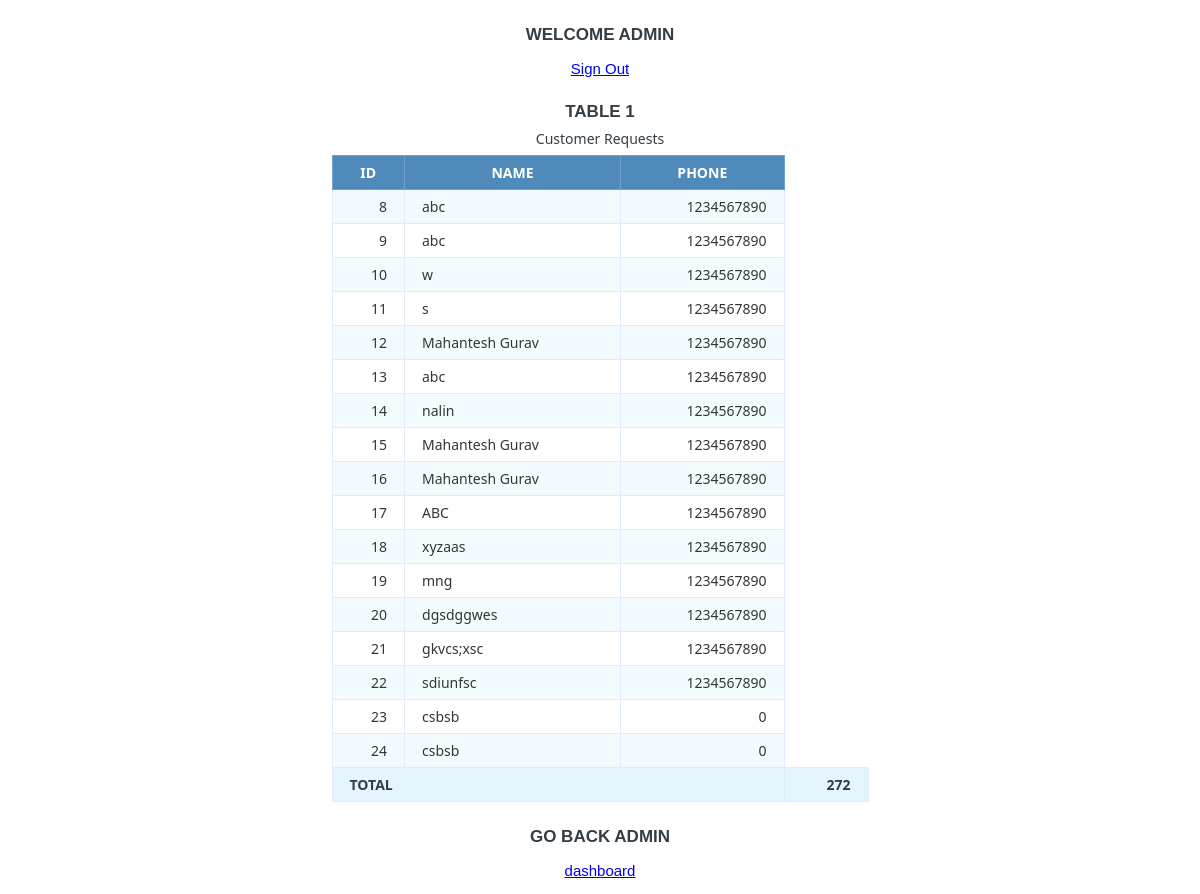
Screenshot of /name-number.php (signed in) with the database file from the repository.
### tables this page shows
CREATE TABLE `Request` (
  `ID` int(11) NOT NULL,
  `date` timestamp NOT NULL DEFAULT '0000-00-00 00:00:00' ON UPDATE CURRENT_TIMESTAMP,
  `name` text NOT NULL,
  `email` text NOT NULL,
  `phone` decimal(10,0) NOT NULL,
  `subject` text NOT NULL,
  `message` text NOT NULL
);

### session.php (called while the page is built, shortened)
<?php
   include('config.php');
   $user_check = $_SESSION['login_user'];
   $ses_sql = mysqli_query($db,"select username from Login where username = '$user_check' ");
   $row = mysqli_fetch_array($ses_sql,MYSQLI_ASSOC);
   $login_session = $row['username'];
?>

### name-number.php (the view, shortened to what this page needs)
<?php
$db_host = 'localhost';
$db_user = 'vmnandan_orangus';
$db_pass = 'M@h@nt3sh';
$db_name = 'vmnandan_Orangus';
$conn = mysqli_connect($db_host, $db_user, $db_pass, $db_name);
$sql = 'SELECT ID, name, phone FROM Request';
$query = mysqli_query($conn, $sql);
?>
<?php
   include('session.php');
?>
<html>
<head>
</head>
<body>
<div class="jumbotron">
      <h1>Welcome <?php echo $login_session; ?></h1>
      <p><center><a href = "logout.php">Sign Out</a></center></p>
</div>
	<h1>Table 1</h1>
	<table class="data-table">
		<caption class="title">Customer Requests</caption>
		<thead>
			<tr>
				<th>ID</th>
				<th>NAME</th>
				<th>PHONE</th>
			</tr>
		</thead>
		<tbody>
		<?php
		$total 	= 0;
		while ($row = mysqli_fetch_array($query))
		{
			echo '<tr>
					<td>'.$row['ID'].'</td>
					<td>'.$row['name'].'</td>
					<td>'.$row['phone'].'</td>
				</tr>';
			$total += $row['ID'];
		}?>
		</tbody>
		<tfoot>
			<tr>
				<th colspan="4">TOTAL</th>
				<th><?=number_format($total)?></th>
			</tr>
		</tfoot>
	</table>
	<div class="jumbotron">
        <h1>Go Back <?php echo $login_session; ?></h1>
        <p><center><a href = "welcome.php">dashboard</a></center></p>
                        </div>
</body>
</html>

### name-number.php (style rules this page uses)
body { font-size: 15px; color: #343d44; font-family: "segoe-ui", "open-sans", tahoma, arial; padding: 0; margin: 0; }
table { margin: auto; font-family: "Lucida Sans Unicode", "Lucida Grande", "Segoe Ui"; font-size: 12px; }
h1 { margin: 25px auto 0; text-align: center; text-transform: uppercase; font-size: 17px; }
table td { transition: all .5s; }
.data-table { border-collapse: collapse; font-size: 14px; min-width: 537px; }
.data-table th, .data-table td { border: 1px solid #e1edff; padding: 7px 17px; }
.data-table caption { margin: 7px; }
.data-table thead th { background-color: #508abb; color: #FFFFFF; border-color: #6ea1cc !important; text-transform: uppercase; }
.data-table tbody td { color: #353535; }
.data-table tbody td:first-child, .data-table tbody td:nth-child(4), .data-table tbody td:last-child { text-align: right; }
.data-table tbody tr:nth-child(odd) td { background-color: #f4fbff; }
.data-table tfoot th { background-color: #e5f5ff; text-align: right; }
.data-table tfoot th:first-child { text-align: left; }

### rows the page displays
request: ID "8", name "abc", phone "1234567890"
request: ID "9", name "abc", phone "1234567890"
request: ID "10", name "w", phone "1234567890"
request: ID "11", name "s", phone "1234567890"
request: ID "12", name "Mahantesh Gurav", phone "1234567890"
request: ID "13", name "abc", phone "1234567890"
request: ID "14", name "nalin", phone "1234567890"
request: ID "15", name "Mahantesh Gurav", phone "1234567890"
request: ID "16", name "Mahantesh Gurav", phone "1234567890"
request: ID "17", name "ABC", phone "1234567890"
request: ID "18", name "xyzaas", phone "1234567890"
request: ID "19", name "mng", phone "1234567890"
request: ID "20", name "dgsdggwes", phone "1234567890"
request: ID "21", name "gkvcs;xsc", phone "1234567890"
request: ID "22", name "sdiunfsc", phone "1234567890"
request: ID "23", name "csbsb", phone "0"
request: ID "24", name "csbsb", phone "0"

### other values shown
$login_session "ADMIN"
$total "272"
